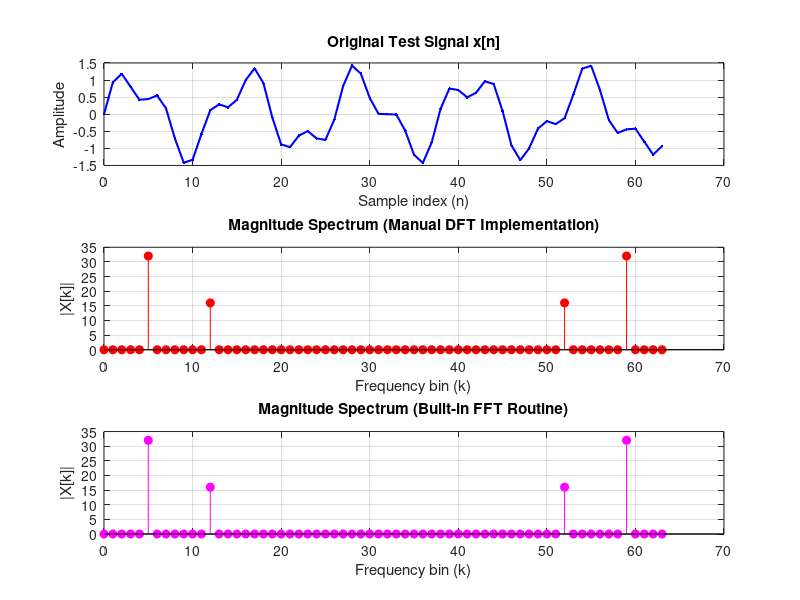

Recreate this plot in MATLAB.
clc;
clear;
close all;

% =========================================================
%  EXPERIMENT 10: DISCRETE FOURIER TRANSFORM (DFT) COMPARISON
% =========================================================

% 1. Define Test Signal Parameters
N = 64;                                    % Number of samples (DFT points)
n = 0:N-1;                                 % Discrete time index vector
f1 = 5;                                    % First frequency component (Hz)
f2 = 12;                                   % Second frequency component (Hz)
x = sin(2*pi*f1*n/N) + 0.5*sin(2*pi*f2*n/N); % Composite test signal

% 2. Manual DFT Implementation (Direct Mathematical Summation)
X_manual = zeros(1, N);
for k = 0:N-1
    for n_idx = 0:N-1
        X_manual(k+1) = X_manual(k+1) + x(n_idx+1) * exp(-1j*2*pi*k*n_idx/N);
    end
end

% 3. Built-in FFT Implementation (Fast Fourier Transform)
X_fft = fft(x);

% 4. Verify Numerical Equivalence
max_diff = max(abs(X_manual - X_fft));
fprintf('Maximum absolute difference: %e\n', max_diff);

% 5. Visualization and Plotting
figure('Name', 'Experiment 10: DFT vs FFT Comparison', 'NumberTitle', 'off');

% Top Plot: Original Input Signal
subplot(3,1,1);
plot(n, x, 'b.-', 'LineWidth', 1.5);
title('Original Test Signal x[n]');
xlabel('Sample index (n)');
ylabel('Amplitude');
grid on;

% Middle Plot: Manual DFT Spectrum
subplot(3,1,2);
stem(n, abs(X_manual), 'r', 'filled');
title('Magnitude Spectrum (Manual DFT Implementation)');
xlabel('Frequency bin (k)');
ylabel('|X[k]|');
grid on;

% Bottom Plot: Built-in FFT Spectrum
subplot(3,1,3);
stem(n, abs(X_fft), 'm', 'filled');
title('Magnitude Spectrum (Built-in FFT Routine)');
xlabel('Frequency bin (k)');
ylabel('|X[k]|');
grid on;
